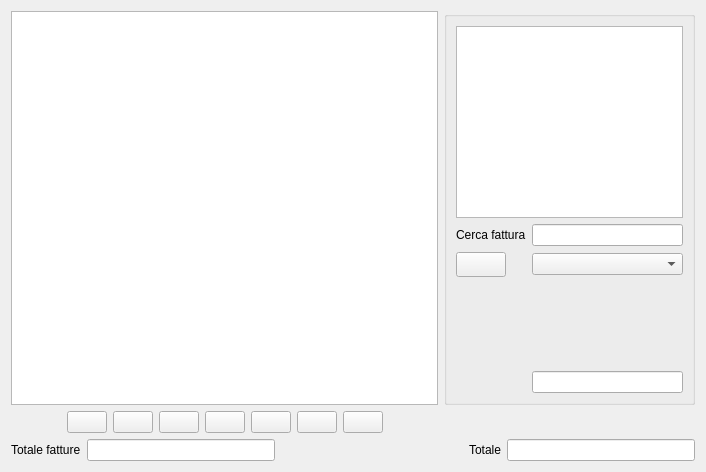
<?xml version="1.0" encoding="UTF-8"?>
<ui version="4.0">
 <class>fattura</class>
 <widget class="QWidget" name="fattura">
  <property name="geometry">
   <rect>
    <x>0</x>
    <y>0</y>
    <width>706</width>
    <height>472</height>
   </rect>
  </property>
  <property name="windowTitle">
   <string>Fattura</string>
  </property>
  <property name="windowIcon">
   <iconset>
    <normaloff>:/images/logo.png</normaloff>:/images/logo.png</iconset>
  </property>
  <layout class="QGridLayout" name="gridLayout_7">
   <item row="1" column="0">
    <layout class="QGridLayout" name="gridLayout">
     <item row="0" column="3">
      <widget class="QPushButton" name="elimina">
       <property name="text">
        <string/>
       </property>
       <property name="icon">
        <iconset resource="../biblio.qrc">
         <normaloff>:/images/edit-delete.png</normaloff>:/images/edit-delete.png</iconset>
       </property>
       <property name="iconSize">
        <size>
         <width>16</width>
         <height>16</height>
        </size>
       </property>
       <property name="checkable">
        <bool>false</bool>
       </property>
      </widget>
     </item>
     <item row="0" column="6">
      <widget class="QPushButton" name="pushButton">
       <property name="text">
        <string/>
       </property>
       <property name="icon">
        <iconset resource="../biblio.qrc">
         <normaloff>:/images/pdf.png</normaloff>:/images/pdf.png</iconset>
       </property>
      </widget>
     </item>
     <item row="0" column="4">
      <widget class="QPushButton" name="stampa">
       <property name="toolTip">
        <string>Stampa lista fatture</string>
       </property>
       <property name="text">
        <string/>
       </property>
       <property name="icon">
        <iconset resource="../biblio.qrc">
         <normaloff>:/images/document-print.png</normaloff>:/images/document-print.png</iconset>
       </property>
       <property name="iconSize">
        <size>
         <width>16</width>
         <height>16</height>
        </size>
       </property>
      </widget>
     </item>
     <item row="0" column="5">
      <widget class="QPushButton" name="p_fatt_s">
       <property name="toolTip">
        <string>Stampa fattura singola</string>
       </property>
       <property name="text">
        <string/>
       </property>
       <property name="icon">
        <iconset resource="../biblio.qrc">
         <normaloff>:/images/document-print.png</normaloff>:/images/document-print.png</iconset>
       </property>
      </widget>
     </item>
     <item row="0" column="7">
      <widget class="QPushButton" name="esci">
       <property name="text">
        <string/>
       </property>
       <property name="icon">
        <iconset resource="../../initdb/images.qrc">
         <normaloff>:/images/dialog-close.png</normaloff>:/images/dialog-close.png</iconset>
       </property>
       <property name="iconSize">
        <size>
         <width>16</width>
         <height>16</height>
        </size>
       </property>
      </widget>
     </item>
     <item row="0" column="1">
      <widget class="QPushButton" name="Aggiungi">
       <property name="text">
        <string/>
       </property>
       <property name="icon">
        <iconset resource="../biblio.qrc">
         <normaloff>:/images/dialog-ok-apply.png</normaloff>:/images/dialog-ok-apply.png</iconset>
       </property>
       <property name="iconSize">
        <size>
         <width>16</width>
         <height>16</height>
        </size>
       </property>
      </widget>
     </item>
     <item row="0" column="2">
      <widget class="QPushButton" name="modifica">
       <property name="text">
        <string/>
       </property>
       <property name="icon">
        <iconset resource="../biblio.qrc">
         <normaloff>:/images/document-edit.png</normaloff>:/images/document-edit.png</iconset>
       </property>
      </widget>
     </item>
     <item row="0" column="8">
      <spacer name="horizontalSpacer">
       <property name="orientation">
        <enum>Qt::Horizontal</enum>
       </property>
       <property name="sizeHint" stdset="0">
        <size>
         <width>40</width>
         <height>20</height>
        </size>
       </property>
      </spacer>
     </item>
     <item row="0" column="0">
      <spacer name="horizontalSpacer_2">
       <property name="orientation">
        <enum>Qt::Horizontal</enum>
       </property>
       <property name="sizeHint" stdset="0">
        <size>
         <width>40</width>
         <height>20</height>
        </size>
       </property>
      </spacer>
     </item>
    </layout>
   </item>
   <item row="0" column="0">
    <widget class="QTableView" name="tab_view">
     <attribute name="verticalHeaderDefaultSectionSize">
      <number>15</number>
     </attribute>
    </widget>
   </item>
   <item row="0" column="1">
    <widget class="QGroupBox" name="groupBox_5">
     <property name="minimumSize">
      <size>
       <width>251</width>
       <height>0</height>
      </size>
     </property>
     <property name="maximumSize">
      <size>
       <width>251</width>
       <height>16777215</height>
      </size>
     </property>
     <property name="sizeIncrement">
      <size>
       <width>251</width>
       <height>0</height>
      </size>
     </property>
     <property name="baseSize">
      <size>
       <width>251</width>
       <height>0</height>
      </size>
     </property>
     <property name="title">
      <string/>
     </property>
     <layout class="QGridLayout" name="gridLayout_6">
      <item row="0" column="0" colspan="2">
       <widget class="QTextEdit" name="textEdit"/>
      </item>
      <item row="5" column="1">
       <widget class="QLineEdit" name="id"/>
      </item>
      <item row="1" column="0">
       <widget class="QLabel" name="label_3">
        <property name="text">
         <string>Cerca fattura</string>
        </property>
       </widget>
      </item>
      <item row="2" column="0">
       <widget class="QPushButton" name="find_cer">
        <property name="minimumSize">
         <size>
          <width>50</width>
          <height>25</height>
         </size>
        </property>
        <property name="maximumSize">
         <size>
          <width>50</width>
          <height>25</height>
         </size>
        </property>
        <property name="sizeIncrement">
         <size>
          <width>50</width>
          <height>25</height>
         </size>
        </property>
        <property name="baseSize">
         <size>
          <width>50</width>
          <height>25</height>
         </size>
        </property>
        <property name="text">
         <string/>
        </property>
        <property name="icon">
         <iconset resource="../biblio.qrc">
          <normaloff>:/images/edit-find.png</normaloff>:/images/edit-find.png</iconset>
        </property>
       </widget>
      </item>
      <item row="1" column="1">
       <widget class="QLineEdit" name="cerca1"/>
      </item>
      <item row="2" column="1">
       <widget class="QComboBox" name="cerca_txt">
        <property name="editable">
         <bool>false</bool>
        </property>
       </widget>
      </item>
      <item row="3" column="0">
       <spacer name="verticalSpacer">
        <property name="orientation">
         <enum>Qt::Vertical</enum>
        </property>
        <property name="sizeHint" stdset="0">
         <size>
          <width>20</width>
          <height>40</height>
         </size>
        </property>
       </spacer>
      </item>
     </layout>
    </widget>
   </item>
   <item row="2" column="0" colspan="2">
    <layout class="QGridLayout" name="gridLayout_3">
     <item row="0" column="0">
      <widget class="QLabel" name="label">
       <property name="text">
        <string>Totale fatture</string>
       </property>
      </widget>
     </item>
     <item row="0" column="1">
      <widget class="QLineEdit" name="tot_fatt">
       <property name="readOnly">
        <bool>true</bool>
       </property>
      </widget>
     </item>
     <item row="0" column="2">
      <spacer name="horizontalSpacer_6">
       <property name="orientation">
        <enum>Qt::Horizontal</enum>
       </property>
       <property name="sizeHint" stdset="0">
        <size>
         <width>169</width>
         <height>20</height>
        </size>
       </property>
      </spacer>
     </item>
     <item row="0" column="3">
      <widget class="QLabel" name="label_2">
       <property name="text">
        <string>Totale</string>
       </property>
      </widget>
     </item>
     <item row="0" column="4">
      <widget class="QLineEdit" name="tot_eur">
       <property name="readOnly">
        <bool>true</bool>
       </property>
      </widget>
     </item>
    </layout>
   </item>
  </layout>
 </widget>
 <tabstops>
  <tabstop>cerca1</tabstop>
  <tabstop>find_cer</tabstop>
  <tabstop>cerca_txt</tabstop>
  <tabstop>Aggiungi</tabstop>
  <tabstop>modifica</tabstop>
  <tabstop>elimina</tabstop>
  <tabstop>stampa</tabstop>
  <tabstop>p_fatt_s</tabstop>
  <tabstop>pushButton</tabstop>
  <tabstop>esci</tabstop>
  <tabstop>tot_fatt</tabstop>
  <tabstop>tot_eur</tabstop>
  <tabstop>id</tabstop>
  <tabstop>textEdit</tabstop>
  <tabstop>tab_view</tabstop>
 </tabstops>
 <resources>
  <include location="../../initdb/images.qrc"/>
  <include location="../biblio.qrc"/>
 </resources>
 <connections/>
</ui>
